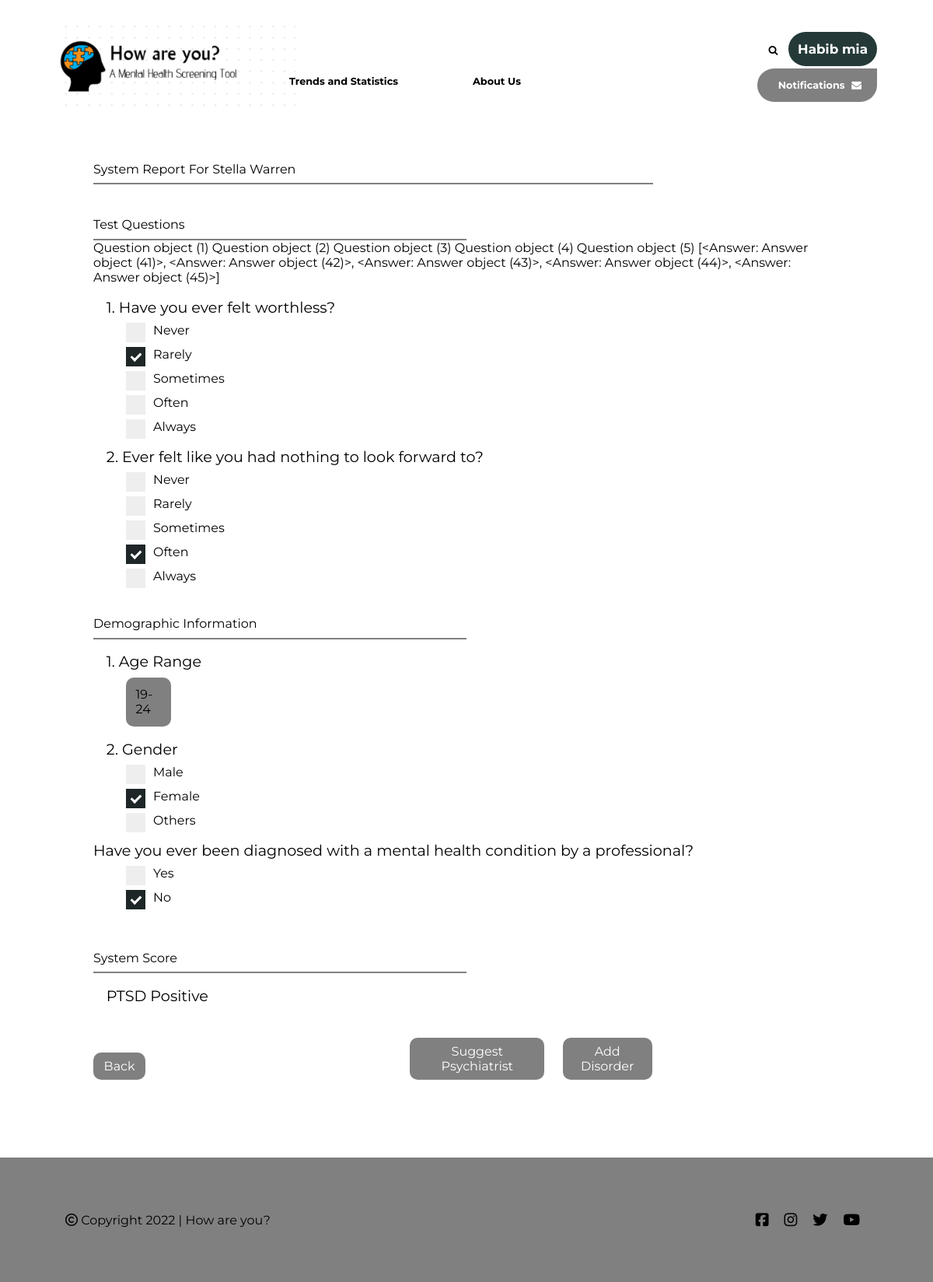
Screenshot of /test_result/12 (signed in) with the database file from the repository.
### persons/models.py (models this page shows)
class Person(models.Model):
	username = models.CharField(max_length=200,primary_key=True)
	name = models.CharField(max_length=200, default="Unknown")
	password = models.CharField(max_length=50)
	email = models.EmailField(max_length=50)
	joined_at = models.DateTimeField(default=timezone.now)
	date_of_birth = models.DateTimeField(default=timezone.now,null=False,blank=False)
	gender = models.CharField(
        max_length=1,
        choices=Gender.choices,
        null=False,
        blank=False,
        default=Gender.FEMALE,
    )
	mobile_number = models.CharField(null=True,max_length=50,blank=True)

### take_questionnaire/models.py (models this page shows)
class Question(models.Model):
    added_by = models.ForeignKey(Psychiatrist, on_delete=models.CASCADE)
    class QuestionType(models.TextChoices):
        RADIO = 'RD', gettext_lazy('Radio')
        SLIDER = 'SL', gettext_lazy('Number Slider')
        MUL_CHOICE = 'CH', gettext_lazy('Multiple Choice')
    type = models.CharField(max_length=2, choices=QuestionType.choices, default=QuestionType.RADIO)
    created_at = models.DateTimeField(default=timezone.now)
    changed_at = models.DateTimeField(default=timezone.now)
    question_text = models.CharField(max_length=TEXT_FIELD, null=False, blank=False, default=UNSPECIFIED)

class Answer(models.Model):
    testresult = models.ForeignKey(TestResult, on_delete=models.CASCADE)
    question = models.ForeignKey(Question, on_delete=models.CASCADE)
    response = models.CharField(max_length=FIELD_LENGTH, null=False, blank=False, default=UNSPECIFIED)
    score = models.IntegerField(default=0)

### psychiatrists/views.py (the view)
# urls.py: path('test_result/<int:test_result_id>', views.test_result_varify, name='test_result_varify'),
def test_result_varify(request,test_result_id):
	context={}
	context['my'] = Psychiatrist.objects.get(username=request.session['username'])
	testresult = context['testresult'] = TestResult.objects.get(id=test_result_id)
	context['answers'] = [Answer.objects.get(testresult=testresult, question=question) for question in testresult.questions.all()]
	return render(request, 'psychiatrists/test_result_varify.html',context)

### psychiatrists/templates/psychiatrists/test_result_varify.html (shortened to what this page needs)
{% load static %}
<!DOCTYPE html>
<html lang="en">
<head>
    <link rel="stylesheet" href="https://maxcdn.bootstrapcdn.com/font-awesome/6.0.0/css/font-awesome.min.css">
    <link rel="stylesheet" href="https://cdnjs.cloudflare.com/ajax/libs/font-awesome/4.7.0/css/font-awesome.min.css">
    <link rel="stylesheet" href="{% static 'psychiatrists/styles.css' %}">
    <link rel="stylesheet" href="{% static 'psychiatrists/zaber.css' %}">
</head>
<body>
    <div class="container">
        <section class="header">
            {% include "logo.html" %}
            <nav>
                <ul class="nav-links">
                    <li>Trends and Statistics</li>
                    <li>About Us</li>
                </ul>
                <span class="nav-right">
                    <span><i class="fa fa-search" style="margin-right: 10px;"></i>
                        <span class="avatar">{{my.name}}</span>
                    </span>
                    <span class="notifi-box">
                        Notifications
                        <i class="fa fa-envelope" style="margin-left: 5px;"></i>
                    </span>
                </span>
            </nav>
        </section>
        <div class="body-sec">
            <div>
                <span style="display: inline-block;">System Report For Stella Warren</span>
            </div>
            <hr style="border: 1px solid grey; margin-top: 1ex; width: 75%;">
            <form>
                <div style="margin-top: 5ex;">
                    <span> Test Questions </span>
                    <hr style="border: 1px solid grey; margin-top: 1ex; width: 50%;">
                </div>
                {% for question in testresult.questions.all %}
                    {{ question }}
                {% endfor %}
                {{answers}}
                <div style="margin-top: 2ex; margin-left:2ex">
                    <span style="font-size: 120%;">1. Have you ever felt worthless?</span>
                </div>
                <div style="margin-top: 1ex; margin-left: 5ex;">
                    <label class="ckbox-container-show">Never
                        <span class="ckbox-checkmark-show"></span>
                    </label>
                    <label class="ckbox-container-show">Rarely
                        <span class="ckbox-checkmark-show"></span>
                    </label>
                    <label class="ckbox-container-show">Sometimes
                        <span class="ckbox-checkmark-show"></span>
                    </label>
                    <label class="ckbox-container-show">Often
                        <span class="ckbox-checkmark-show"></span>
                    </label>
                    <label class="ckbox-container-show">Always
                        <span class="ckbox-checkmark-show"></span>
                    </label>
                </div>
                <div style="margin-top: 2ex; margin-left:2ex">
                    <span style="font-size: 120%;">2. Ever felt like you had nothing to look forward to?</span>
                </div>
                <div style="margin-top: 1ex; margin-left: 5ex;">
                    <label class="ckbox-container-show">Never
                        <span class="ckbox-checkmark-show"></span>
                    </label>
                    <label class="ckbox-container-show">Rarely
                        <span class="ckbox-checkmark-show"></span>
                    </label>
                    <label class="ckbox-container-show">Sometimes
                        <span class="ckbox-checkmark-show"></span>
                    </label>
                    <label class="ckbox-container-show">Often
                        <span class="ckbox-checkmark-show"></span>
                    </label>
                    <label class="ckbox-container-show">Always
                        <span class="ckbox-checkmark-show"></span>
                    </label>
                </div>
                <div style="margin-top: 5ex;">
                    <span> Demographic Information </span>
                    <hr style="border: 1px solid grey; margin-top: 1ex; width: 50%;">
                </div>
                <div style="margin-top: 2ex; margin-left:2ex">
                    <span style="font-size: 120%;">1. Age Range</span>
                </div>
                <div style="margin-top: 1ex; margin-left: 5ex; padding: 1.5ex; background-color: gray; width: 6%; border-radius: 10px 10px 10px 10px;">
                    <span>19-24</span>
                </div>
                <div style="margin-top: 2ex; margin-left:2ex">
                    <span style="font-size: 120%;">2. Gender</span>
                </div>
                <div style="margin-top: 1ex; margin-left: 5ex;">
                    <label class="ckbox-container-show">Male
                        <span class="ckbox-checkmark-show"></span>
                    </label>
                    <label class="ckbox-container-show">Female
                        <span class="ckbox-checkmark-show"></span>
                    </label>
                    <label class="ckbox-container-show">Others
                        <span class="ckbox-checkmark-show"></span>
                    </label>
                </div>
                <div style="margin-top: 2ex; margin-left:0ex">
                    <span style="font-size: 120%;"> Have you ever been diagnosed with a mental health condition by a professional? </span>
                </div>
                <div style="margin-top: 1ex; margin-left: 5ex;">
                    <label class="ckbox-container-show">Yes
                        <span class="ckbox-checkmark-show"></span>
                    </label>
                    <label class="ckbox-container-show">No
                        <span class="ckbox-checkmark-show"></span>
                    </label>
                </div>
                <div style="margin-top: 7ex;">
                    <span> System Score </span>
                    <hr style="border: 1px solid grey; margin-top: 1ex; width: 50%;">
                </div>
                <div style="margin-top: 2ex; margin-left:2ex">
                    <span style="font-size: 120%;"> PTSD Positive </span>
                </div>
                <div>
                    <div style="width: 7%;" class="report-btn">
                        <span style="display: inline-block;">Back</span>
                    </div>
                    <div style="margin-left: 35%; width: 18%;" class="report-btn">
                        <span style="display: inline-block;">Suggest Psychiatrist</span>
                    </div>
                    <div style="margin-left: 2%; width: 12%; " class="report-btn">
                        <span style="display: inline-block;">Add Disorder</span>
                    </div>
                </div>
            </form>
        </div>
    </div>
    <section class="footer">
        <span><i class="fa fa-copyright"></i> Copyright <span class="year"></span> | How are you?</span>
        <div>
            <ul class="social-media">
                <li><a href="#"><i class="fa fa-facebook-square"></i></a></li>
                <li><a href="#"><i class="fa fa-instagram"></i></a></li>
                <li><a href="#"><i class="fa fa-twitter"></i></a></li>
                <li><a href="#"><i class="fa fa-youtube-play"></i></a></li>
            </ul>
        </div>
    </section>
</body>
</html>

### psychiatrists/static/psychiatrists/styles.css (style rules this page uses)
* { margin: 0; padding: 0; box-sizing: border-box; }
body { font-family: "Montserrat", sans-serif; }
.container { margin-top: 4vh; margin-left: 6vw; margin-right: 6vw; min-height: 70vh; }
nav { display: flex; align-items: center; justify-content: space-between; position: relative; min-height: 15vh; }
.nav-links { display: flex; margin-left: 25vw; margin-top: 3vh; list-style: none; }
.nav-links li { position: relative; padding-right: 6rem; font-size: 0.8rem; font-weight: bold; }
.nav-links li::after { content: ""; position: absolute; width: 50%; height: 2px; bottom: -2px; left: 0; background-color: rgb(88, 88, 230); visibility: hidden; transform: scaleX(0); transform-origin: top left; transition: all 0.3s ease-in-out 0s; }
.nav-right { justify-self: flex-end; display: flex; flex-direction: column; flex-wrap: wrap; text-align: right; font-weight: bold; font-size: 0.8rem; }
.body-sec { margin-top: 7vh; margin-left: 4vw; margin-right: 4vw; }
.footer { display: flex; align-items: center; justify-content: space-between; min-height: 20vh; background-color: gray; padding-left: 7vw; padding-right: 7vw; margin-top: 100px; }
.social-media { display: flex; list-style: none; }
.social-media li { padding: 10px; font-size: 1.2rem; }
.social-media li > a { text-decoration: none; color: black; }
.avatar { color: white; font-size: 1.05rem; background-color: rgb(37, 58, 56); border-radius: 100px; padding: 12px; margin-bottom: 10; }
.notifi-box { padding: 14px; padding-left: 27px; padding-right: 20px; border-radius: 25px 0 25px 25px; margin-top: 15px; color: white; background-color: gray; }

### psychiatrists/static/psychiatrists/zaber.css (style rules this page uses)
.ckbox-container-show { display: block; position: relative; padding-left: 35px; margin-bottom: 12px; cursor: pointer; font-size: 100%; -webkit-user-select: none; -moz-user-select: none; -ms-user-select: none; user-select: none; }
.ckbox-checkmark-show { position: absolute; top: 0; left: 0; height: 25px; width: 25px; background-color: #eee; }
.ckbox-container-show input:checked ~ .ckbox-checkmark-show { background-color: #1e2627; }
.ckbox-checkmark-show:after { content: ""; position: absolute; display: none; }
.ckbox-container-show input:checked ~ .ckbox-checkmark-show:after { display: block; }
.ckbox-container-show .ckbox-checkmark-show:after { left: 9px; top: 5px; width: 5px; height: 10px; border: solid white; border-width: 0 3px 3px 0; -webkit-transform: rotate(45deg); -ms-transform: rotate(45deg); transform: rotate(45deg); }
.report-btn { display: inline-block; padding: 8px; text-align: center; margin-top: 5ex; border-radius: 10px 10px 10px 10px; color:white; background-color: gray; }

### rows the page displays
Person: name "Habib mia"
Question: id "Question object (1)"
Question: id "Question object (2)"
Question: id "Question object (3)"
Question: id "Question object (4)"
Question: id "Question object (5)"
Answer: id "[<Answer: Answer object (41)>, <Answer: Answer object (42)>, <Answer: Answer object (43)>, <Answer: Answer object (44)>, <Answer: Answer object (45)>]"
